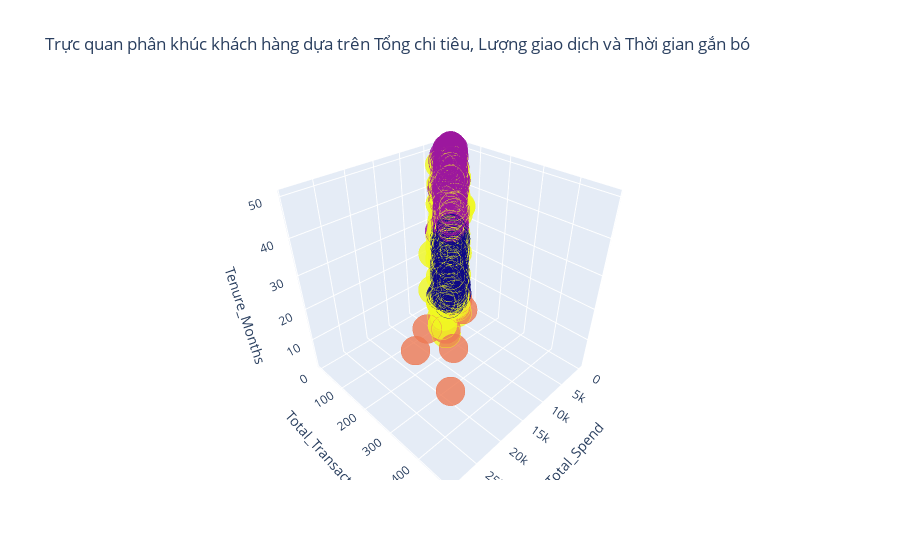

The notebook cell this image was saved under:
### Code cell
import plotly as py
import plotly.graph_objs as go

trace1 = go.Scatter3d(
    x= customer_analystics['Total_Spend'],
    y= customer_analystics['Total_Transaction'],
    z= customer_analystics['Tenure_Months'],
    mode='markers',
     marker=dict(
        color = customer_analystics['Cluster'], 
        size= 10,
        line=dict(
            color= customer_analystics['Cluster'],
            width= 12
        ),
        opacity=0.8
     )
)
data = [trace1]
layout = go.Layout(
    title= 'Trực quan phân khúc khách hàng dựa trên Tổng chi tiêu, Lượng giao dịch và Thời gian gắn bó',
    scene = dict(
            xaxis = dict(title  = 'Total_Spend'),
            yaxis = dict(title  = 'Total_Transaction'),
            zaxis = dict(title  = 'Tenure_Months')
        )
)
fig = go.Figure(data=data, layout=layout)
py.offline.iplot(fig)

### Figure 1 — Plotly figure (JSON) as saved in the notebook; plotly's stock layout.template omitted (floating-point values rounded to 4 significant figures; data arrays with more than 128 entries replaced by an {"elided": "..."} marker saying what was removed)
{"data": [{"marker": {"color": {"elided": "1422 int values"}, "line": {"color": {"elided": "1422 int values"}, "width": 12}, "opacity": 0.8, "size": 10}, "mode": "markers", "type": "scatter3d", "x": {"elided": "1422 float values"}, "y": {"elided": "1422 int values"}, "z": {"elided": "1422 int values"}}], "layout": {"scene": {"xaxis": {"title": {"text": "Total_Spend"}}, "yaxis": {"title": {"text": "Total_Transaction"}}, "zaxis": {"title": {"text": "Tenure_Months"}}}, "title": {"text": "Trực quan phân khúc khách hàng dựa trên Tổng chi tiêu, Lượng giao dịch và Thời gian gắn bó"}}}
